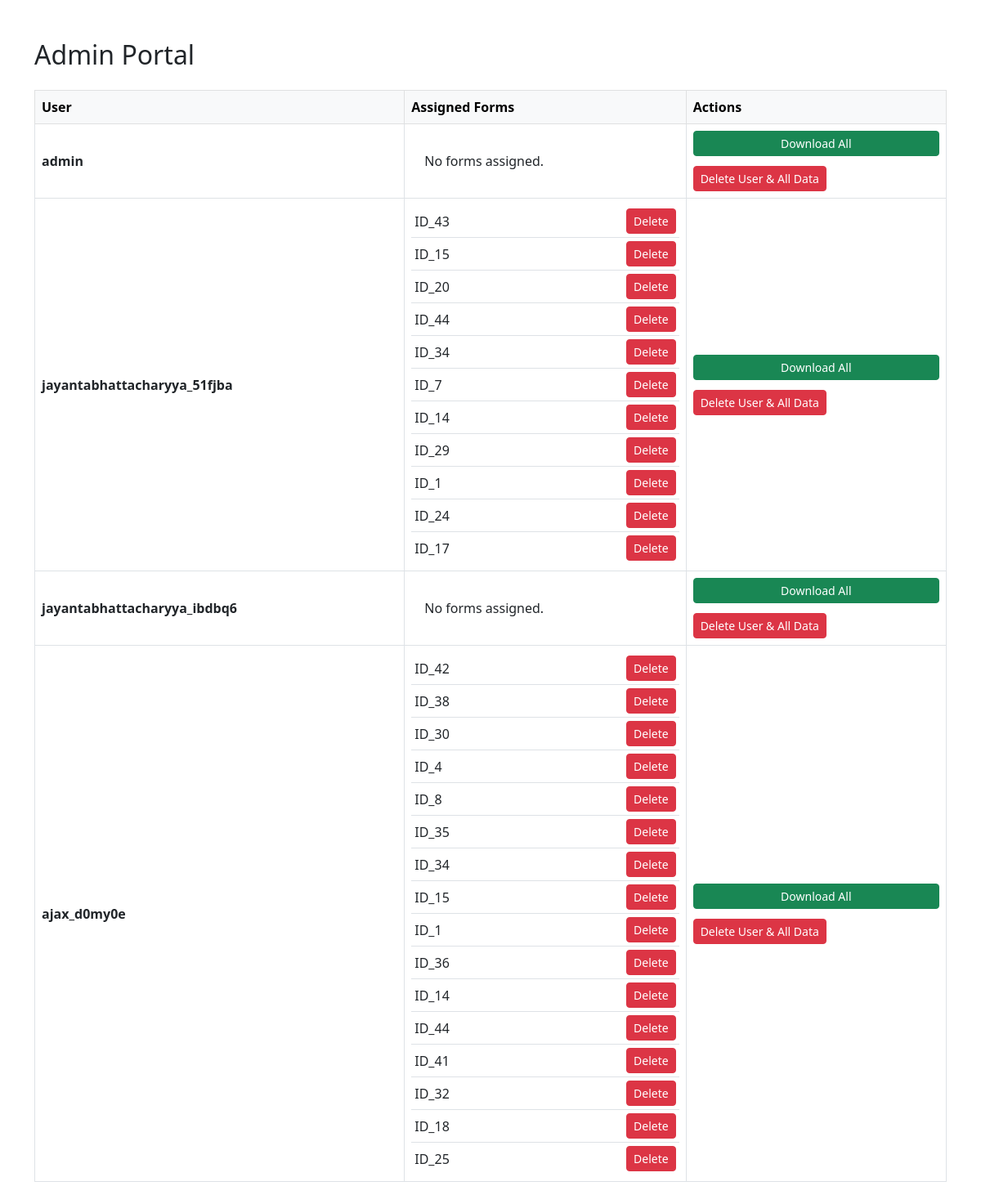
The page /form_collect/admin-portal/ (signed in) on the database its author committed.
### portal/models.py (models this page shows, shortened)
class FilledForm(models.Model):
    user = models.ForeignKey(User, on_delete=models.CASCADE)
    form_id = models.CharField(max_length=32)
    txt_path = models.CharField(max_length=255)
    assigned_at = models.DateTimeField(auto_now_add=True)

### portal/views.py (the view)
# urls.py: path('admin-portal/', views.admin_portal, name='admin_portal'),
@staff_member_required
def admin_portal(request):
    users = User.objects.all()
    user_data = []
    for user in users:
        forms = FilledForm.objects.filter(user=user)
        user_data.append({
            'user': user,
            'forms': forms,
        })
    return render(request, 'portal/admin_portal.html', {'user_data': user_data})

### portal/templates/portal/admin_portal.html (shortened to what this page needs)
<!DOCTYPE html>
<html>
<head>
    <link rel="stylesheet" href="https://cdn.jsdelivr.net/npm/bootstrap@5.3.0/dist/css/bootstrap.min.css">
</head>
<body>
<div class="container mt-5">
    <h2 class="mb-4">Admin Portal</h2>
    <table class="table table-bordered align-middle">
        <thead class="table-light">
            <tr>
                <th>User</th>
                <th>Assigned Forms</th>
                <th>Actions</th>
            </tr>
        </thead>
        <tbody>
            {% for entry in user_data %}
            <tr>
                <td class="fw-bold">{{ entry.user.username }}</td>
                <td>
                    <ul class="list-group list-group-flush">
                    {% for form in entry.forms %}
                        <li class="list-group-item d-flex justify-content-between align-items-center p-1">
                            <span>{{ form.form_id }}</span>
                            <form action="{% url 'admin_delete_filled_form' form.id %}" method="post" style="display:inline;">
                                <button type="submit" class="btn btn-danger btn-sm ms-2" onclick="return confirm('Are you sure you want to delete this entry?');">Delete</button>
                            </form>
                        </li>
                    {% empty %}
                        <li class="list-group-item">No forms assigned.</li>
                    {% endfor %}
                    </ul>
                </td>
                <td>
                    <div class="d-flex flex-column gap-2">
                        <a href="{% url 'admin_download_user_txts' entry.user.id %}" class="btn btn-success btn-sm mb-1">Download All</a>
                        <form action="{% url 'admin_delete_user_and_all_data' entry.user.id %}" method="post" onsubmit="return confirm('Are you sure you want to delete this USER and ALL their data? This cannot be undone!');">
                            <button type="submit" class="btn btn-danger btn-sm">Delete User &amp; All Data</button>
                        </form>
                    </div>
                </td>
            </tr>
            {% endfor %}
        </tbody>
    </table>
</div>
</body>
</html>

### rows shown on the page
FilledForm: form_id "ID_43"
FilledForm: form_id "ID_15"
FilledForm: form_id "ID_20"
FilledForm: form_id "ID_44"
FilledForm: form_id "ID_34"
FilledForm: form_id "ID_7"
FilledForm: form_id "ID_14"
FilledForm: form_id "ID_29"
FilledForm: form_id "ID_1"
FilledForm: form_id "ID_24"
FilledForm: form_id "ID_17"
FilledForm: form_id "ID_42"
FilledForm: form_id "ID_38"
FilledForm: form_id "ID_30"
FilledForm: form_id "ID_4"
FilledForm: form_id "ID_8"
FilledForm: form_id "ID_35"
FilledForm: form_id "ID_34"
FilledForm: form_id "ID_15"
FilledForm: form_id "ID_1"
FilledForm: form_id "ID_36"
FilledForm: form_id "ID_14"
FilledForm: form_id "ID_44"
FilledForm: form_id "ID_41"
FilledForm: form_id "ID_32"
FilledForm: form_id "ID_18"
FilledForm: form_id "ID_25"

### other values the page prints
{{ entry.user.username }} "admin"
{{ entry.user.username }} "jayantabhattacharyya_51fjba"
{{ entry.user.username }} "jayantabhattacharyya_ibdbq6"
{{ entry.user.username }} "ajax_d0my0e"
